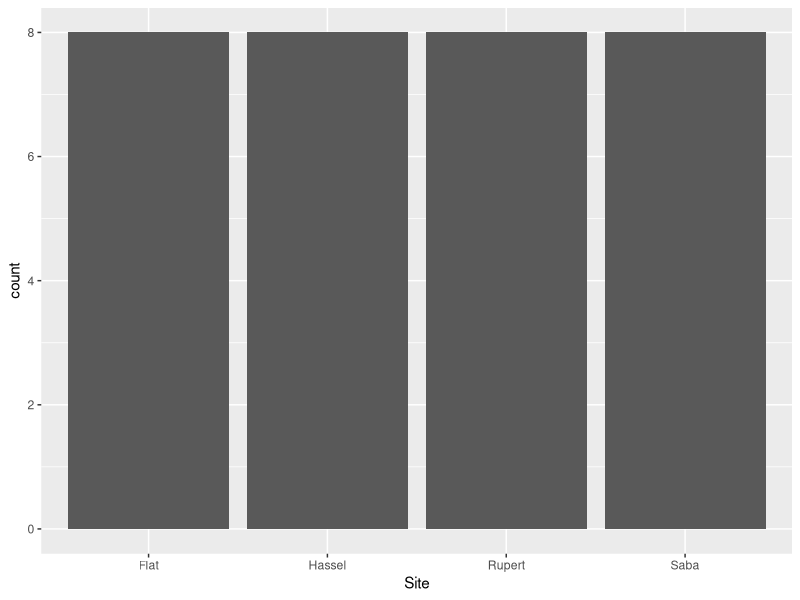
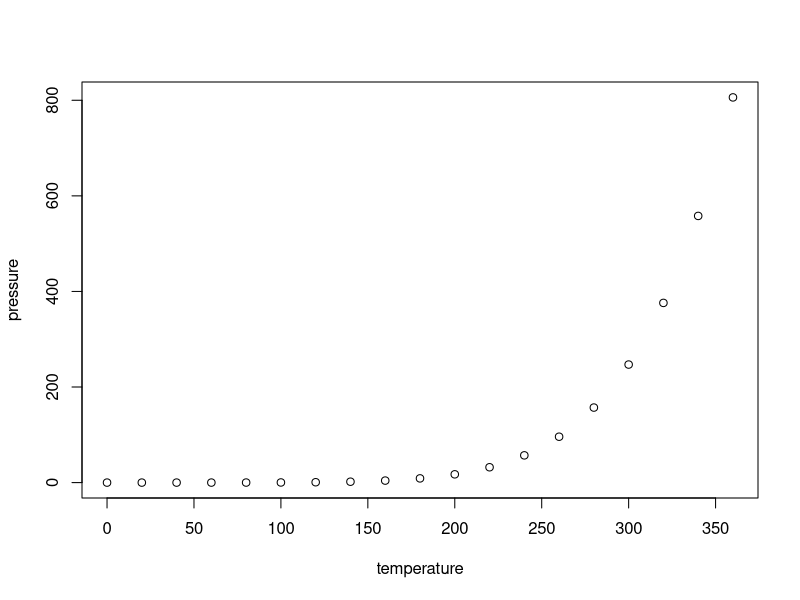

The R script that drew these images, in order:
## ---- chunk 1
knitr::opts_chunk$set(echo = TRUE)
knitr::opts_chunk$set(echo = TRUE)
library(tidyverse)
library(ggplot2)
library(dplyr)
library(readxl)
## ---- chunk 2
FC_rmd <- read_excel("Flat_GIS_Final.xls")
FC_rmd_graph <- ggplot(data = FC_rmd, aes(x= Site)) + 
  geom_bar(stat = "count")
plot(FC_rmd_graph)
## ---- chunk 3
plot(pressure)
